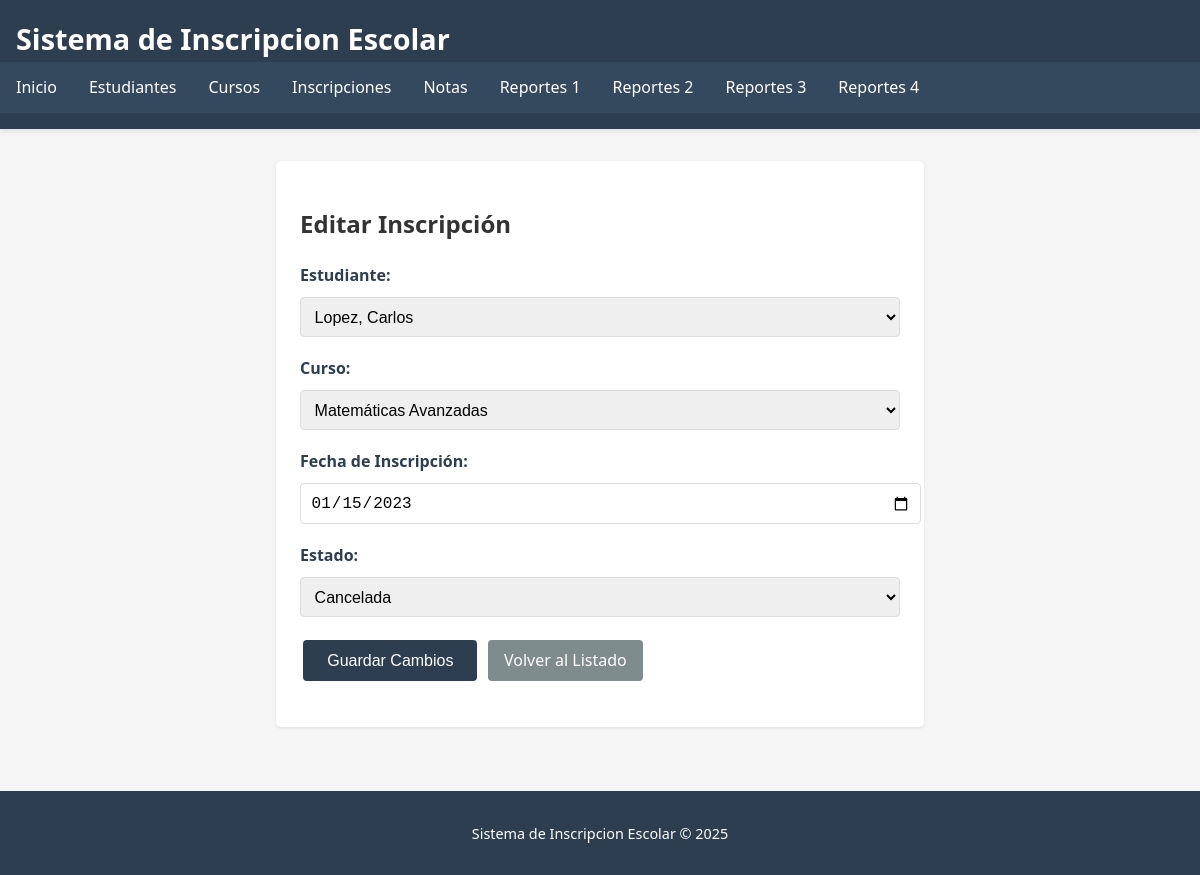
The page /inscripciones/editar.php?id=1 on the database its author committed.
### tables this page shows
CREATE TABLE `inscripciones` (
  `id_inscripcion` int(11) NOT NULL,
  `id_estudiante` int(11) NOT NULL,
  `id_curso` int(11) NOT NULL,
  `fecha_inscripcion` date NOT NULL,
  `estado` enum('activa','cancelada') DEFAULT 'activa'
);

CREATE TABLE `estudiantes` (
  `id_estudiante` int(11) NOT NULL,
  `nombre` varchar(100) NOT NULL,
  `apellido` varchar(100) NOT NULL,
  `fecha_nacimiento` date DEFAULT NULL,
  `direccion` text DEFAULT NULL,
  `telefono` varchar(15) DEFAULT NULL,
  `fecha_registro` timestamp NOT NULL DEFAULT current_timestamp()
);

CREATE TABLE `cursos` (
  `id_curso` int(11) NOT NULL,
  `nombre` varchar(100) NOT NULL,
  `descripcion` text DEFAULT NULL,
  `horario` varchar(50) DEFAULT NULL,
  `cupo_maximo` int(11) DEFAULT NULL,
  `estado` enum('activo','inactivo') DEFAULT 'activo'
);

### inscripciones/editar.php (the view, shortened to what this page needs)
<?php
require_once('../includes/conexion.php');
$id_inscripcion = intval($_GET['id']);
$query_inscripcion = "SELECT * FROM inscripciones WHERE id_inscripcion = $id_inscripcion";
$resultado_inscripcion = mysqli_query($conexion, $query_inscripcion);
$inscripcion = mysqli_fetch_assoc($resultado_inscripcion);
$query_estudiantes = "SELECT id_estudiante, nombre, apellido FROM estudiantes ORDER BY apellido, nombre";
$resultado_estudiantes = mysqli_query($conexion, $query_estudiantes);
$query_cursos = "SELECT id_curso, nombre FROM cursos ORDER BY nombre";
$resultado_cursos = mysqli_query($conexion, $query_cursos);
include('../includes/header.php');
?>
<div class="form-container">
    <h2>Editar Inscripción</h2>
    <form method="post" action="">
        <div class="form-group">
            <label for="id_estudiante">Estudiante:</label>
            <select id="id_estudiante" name="id_estudiante" class="form-control" required>
                <?php while ($estudiante = mysqli_fetch_assoc($resultado_estudiantes)): ?>
                    <option value="<?php echo $estudiante['id_estudiante']; ?>"
                        <?php echo ($inscripcion['id_estudiante'] == $estudiante['id_estudiante']) ? 'selected' : ''; ?>>
                        <?php echo $estudiante['apellido'] . ', ' . $estudiante['nombre']; ?>
                    </option>
                <?php endwhile; ?>
            </select>
        </div>
        <div class="form-group">
            <label for="id_curso">Curso:</label>
            <select id="id_curso" name="id_curso" class="form-control" required>
                <?php while ($curso = mysqli_fetch_assoc($resultado_cursos)): ?>
                    <option value="<?php echo $curso['id_curso']; ?>"
                        <?php echo ($inscripcion['id_curso'] == $curso['id_curso']) ? 'selected' : ''; ?>>
                        <?php echo $curso['nombre']; ?>
                    </option>
                <?php endwhile; ?>
            </select>
        </div>
        <div class="form-group">
            <label for="fecha_inscripcion">Fecha de Inscripción:</label>
            <input type="date" id="fecha_inscripcion" name="fecha_inscripcion" class="form-control"
                   value="<?php echo htmlspecialchars($inscripcion['fecha_inscripcion']); ?>" required>
        </div>
        <div class="form-group">
            <label for="estado">Estado:</label>
            <select id="estado" name="estado" class="form-control" required>
                <option value="cancelada" <?php echo ($inscripcion['estado'] === 'cancelada') ? 'selected' : ''; ?>>Cancelada</option>
            </select>
        </div>
        <div class="form-group">
            <button type="submit" class="btn btn-submit">Guardar Cambios</button>
            <a href="listar.php" class="btn btn-volver">Volver al Listado</a>
        </div>
    </form>
</div>
<?php
include('../includes/footer.php');
?>

### css/estilo.css (style rules this page uses)
body { font-family: 'Segoe UI', Tahoma, Geneva, Verdana, sans-serif; line-height: 1.6; margin: 0; padding: 0; color: #333; background-color: #f5f5f5; }
.btn { display: inline-block; padding: 0.5rem 1rem; margin: 0.2rem; text-decoration: none; border-radius: 4px; font-weight: 500; transition: all 0.3s; border: none; cursor: pointer; }
.btn-volver { background: #7f8c8d; color: white; }
.form-container { background: white; padding: 1.5rem; border-radius: 5px; box-shadow: 0 1px 3px rgba(0,0,0,0.1); max-width: 600px; margin: 1rem auto; }
.form-group { margin-bottom: 1.2rem; }
.form-group label { display: block; margin-bottom: 0.5rem; font-weight: 600; color: #2c3e50; }
.form-control { width: 100%; padding: 0.6rem; border: 1px solid #ddd; border-radius: 4px; font-size: 1rem; transition: border 0.3s; }
.btn-submit { background: #2c3e50; color: white; padding: 0.7rem 1.5rem; font-size: 1rem; }

### rows shown on the page
inscripciones: id_estudiante "Lopez, Carlos", id_curso "Matemáticas Avanzadas", fecha_inscripcion "01/15/2023", estado "Cancelada"
